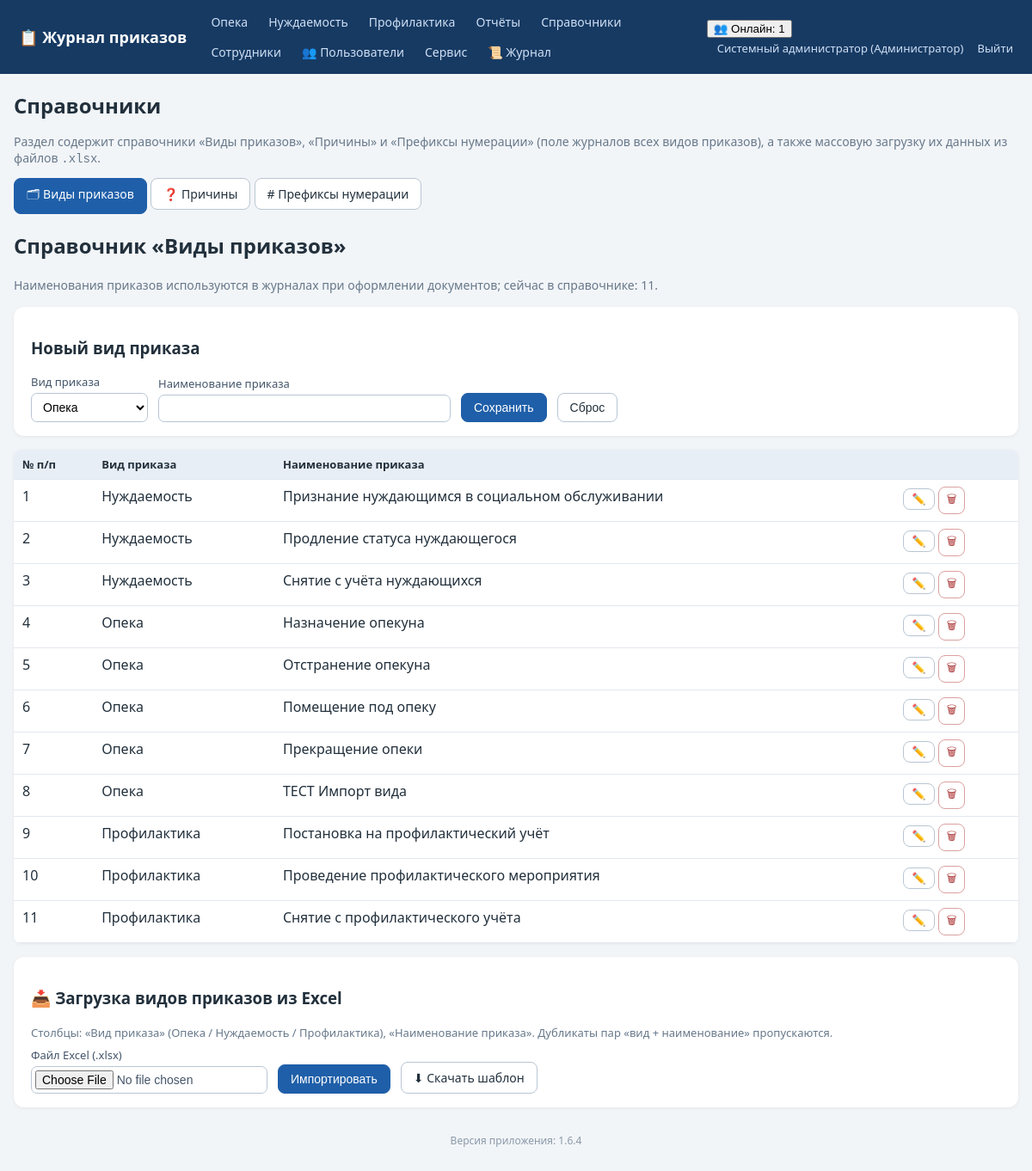
Page /references (signed in) on the committed database.
### tables this page shows
CREATE TABLE employees (
    id INTEGER PRIMARY KEY AUTOINCREMENT,
    full_name TEXT NOT NULL,
    position TEXT NOT NULL DEFAULT '',
    login TEXT UNIQUE,
    password_hash TEXT,
    pwd_changed_at TEXT,           -- дата последней самостоятельной смены пароля
    role_id INTEGER REFERENCES roles(id)
);

CREATE TABLE roles (
    id INTEGER PRIMARY KEY AUTOINCREMENT,
    name TEXT UNIQUE NOT NULL
);

CREATE TABLE order_types (
    id INTEGER PRIMARY KEY AUTOINCREMENT,
    kind TEXT NOT NULL,              -- вид приказа (название журнала)
    name TEXT NOT NULL,              -- наименование приказа
    prefix TEXT NOT NULL DEFAULT '', -- префикс номера приказа для вида (напр. "ОП" -> 1-ОП)
    UNIQUE(kind, name)
);

### app.py (the view)
@app.route('/references')
def references():
    require_login()
    tab = request.args.get('tab', 'order_types')
    if tab not in ('order_types', 'reasons', 'prefixes'):
        tab = 'order_types'
    user = current_user()
    conn = get_db()
    ot_rows = conn.execute('SELECT * FROM order_types ORDER BY kind, name').fetchall()
    reasons_rows = conn.execute(
        'SELECT r.id, r.name, COALESCE(r.journal, \'opeka\') AS journal, '
        'r.active, COUNT(o.id) used '
        'FROM reasons r LEFT JOIN orders o ON o.reason_id=r.id '
        'GROUP BY r.id ORDER BY r.journal, r.name').fetchall()
    rs_dupes = sum(1 for r in reasons_rows if not r['active'])
    if request.args.get('show_dupes'):
        show_rs = list(reasons_rows)
    else:
        show_rs = [r for r in reasons_rows if r['active']]
    try:
        pf_rows = conn.execute(
            'SELECT journal, prefix FROM order_prefixes ORDER BY journal').fetchall()
    except sqlite3.Error:   # таблицы ещё нет (миграция не выполнена) — дефолты
        pf_rows = []
    prefixes = {j: '' for j in JOURNAL_TYPES}
    for r in pf_rows:
        if r['journal'] in prefixes:
            prefixes[r['journal']] = r['prefix']
    conn.close()
    return render_template(
        'references.html', tab=tab,
        order_types_rows=ot_rows, order_types_n=len(ot_rows),
        reasons_rows=show_rs, reasons_n=len(show_rs),
        reasons_total=len(reasons_rows), reasons_dupes=rs_dupes,
        prefixes=prefixes, default_prefixes=DEFAULT_ORDER_PREFIX,
        all_journals=[(j, JOURNAL_TITLES[j]) for j in JOURNAL_TYPES],
        journal_titles=JOURNAL_TITLES,
        can_edit_ot=can_edit_order_types(user),
        can_edit_rs=can_edit_reasons(user))

### app.py (called while the page is built, shortened)
def has_request_context_safe():
    try:
        from flask import has_request_context
        return has_request_context()
    except Exception:
        return False

def _session_signature(uid):
    raw = request.cookies.get(app.config['SESSION_COOKIE_NAME'], '')
    if not raw:
        return ''

def _db_touch_throttled(key, min_interval=10.0):
    now = time.time()
    last = _DB_TOUCH_TS.get(key, 0)
    if now - last >= min_interval:
        _DB_TOUCH_TS[key] = now
        return True
    return False

def db_cleanup_active_sessions(cutoff):
    try:
        conn = get_db()
        conn.execute('DELETE FROM active_sessions WHERE last_seen < ?', (cutoff,))
        conn.commit()
        conn.close()
    except Exception:
        pass

def touch_active_session(uid):
    sid = _session_signature(uid)
    ip = request.remote_addr if has_request_context_safe() else ''
    now = time.time()
    with ACTIVE_SESSIONS_LOCK:
        ACTIVE_SESSIONS[(uid, sid)] = {'last_seen': now, 'ip': ip}
    if _db_touch_throttled((uid, sid)):
        db_touch_active_session(uid, sid, ip)
    if _db_touch_throttled(('online', uid, sid), min_interval=30.0):
        online_track_touch(uid, sid, ip)

def cleanup_active_sessions():
    cutoff = time.time() - ACTIVE_TIMEOUT
    with ACTIVE_SESSIONS_LOCK:
        expired = [k for k, v in ACTIVE_SESSIONS.items()
                   if v['last_seen'] < cutoff]
        for k in expired:
            del ACTIVE_SESSIONS[k]
    db_cleanup_active_sessions(cutoff)

@app.before_request
def _mark_tls_noise_context():
    try:
        from flask import g as _fg
        _tls_noise_ctx.g = _fg
    except Exception:
        pass

def get_db():
    conn = sqlite3.connect(DB_PATH)
    conn.row_factory = sqlite3.Row
    conn.execute('PRAGMA foreign_keys = ON')
    return conn

def current_user():
    uid = session.get('user_id')
    if not uid:
        return None
    conn = get_db()
    u = conn.execute('SELECT e.*, r.name AS role_name FROM employees e '
                     'LEFT JOIN roles r ON r.id=e.role_id WHERE e.id=?', (uid,)).fetchone()
    conn.close()
    return u

def require_login():
    if not current_user():
        abort(redirect(url_for('login')))

def can_edit_order_types(user=None):
    user = user or current_user()
    return bool(user) and user['role_name'] in FULL_DATA_ROLES + ('Куратор',)

def can_edit_reasons(user=None):
    return can_edit_order_types(user)

### templates/references.html (shortened to what this page needs)
{% extends 'base.html' %}
{% block content %}
<h1>Справочники</h1>
<p class="muted">Раздел содержит справочники «Виды приказов», «Причины» и
   «Префиксы нумерации» (поле журналов всех видов приказов), а также массовую
   загрузку их данных из файлов <code>.xlsx</code>.</p>
<div class="tabs no-print" style="margin-bottom:14px">
  <a class="btn {% if tab == 'order_types' %}primary{% endif %}"
     href="{{ url_for('references', tab='order_types') }}#ot-list">🗂 Виды приказов</a>
  <a class="btn {% if tab == 'reasons' %}primary{% endif %}"
     href="{{ url_for('references', tab='reasons') }}#rs-list">❓ Причины</a>
  <a class="btn {% if tab == 'prefixes' %}primary{% endif %}"
     href="{{ url_for('references', tab='prefixes') }}#pf-list"># Префиксы нумерации</a>
</div>
{% if tab == 'order_types' %}
<h2 id="ot-list">Справочник «Виды приказов»</h2>
{% if can_edit_ot %}
<p class="muted">Наименования приказов используются в журналах при оформлении
   документов; сейчас в справочнике: {{ order_types_n }}.</p>
<div class="panel">
  <h3 id="otTitle">Новый вид приказа</h3>
  <form method="post" action="{{ url_for('order_type_save') }}" id="otForm">
    <label>Вид приказа
      <select name="kind" id="ot_kind">
        {% for j,t in all_journals %}<option value="{{j}}">{{t}}</option>{% endfor %}
      </select>
    </label>
    <label>Наименование приказа <input name="name" id="ot_name" required style="min-width:340px"></label>
    <button class="btn primary">Сохранить</button>
    <button class="btn" type="button" onclick="resetOt()">Сброс</button>
  </form>
</div>
<table class="grid">
  <tr><th>№ п/п</th><th>Вид приказа</th><th>Наименование приказа</th><th></th></tr>
  {% for r in order_types_rows %}
  <tr>
    <td>{{ loop.index }}</td>
    <td>{{ journal_titles[r.kind] }}</td>
    <td>{{ r.name }}</td>
    <td class="actions">
      <button class="btn sm" data-id="{{ r.id }}" data-kind="{{ r.kind }}" data-name="{{ r.name }}"
              onclick="editOt(this)">✏️</button>
      <form method="post" action="{{ url_for('order_type_delete', tid=r.id) }}" style="display:inline"
            onsubmit="return confirm('Удалить?')"><button class="btn sm danger">🗑</button></form>
    </td>
  </tr>
  {% else %}
  <tr><td colspan="4" class="empty">Справочник пуст</td></tr>
  {% endfor %}
</table>
<div class="panel" id="ot-import">
  <h3>📥 Загрузка видов приказов из Excel</h3>
  <p class="hint">Столбцы: «Вид приказа» (Опека / Нуждаемость / Профилактика),
     «Наименование приказа». Дубликаты пар «вид + наименование» пропускаются.</p>
  <form method="post" action="{{ url_for('order_types_import') }}" enctype="multipart/form-data">
    <label>Файл Excel (.xlsx) <input type="file" name="file" accept=".xlsx" required></label>
    <button class="btn primary" type="submit">Импортировать</button>
    <a class="btn" href="{{ url_for('order_types_template') }}">⬇ Скачать шаблон</a>
  </form>
</div>
{% endif %}
{% endif %}
{% endblock %}

### templates/base.html (shortened to what this page needs)
<!DOCTYPE html>
<html lang="ru">
<head>
<link rel="stylesheet" href="{{ url_for('static', filename='style.css') }}">
</head>
<body>
<header class="topbar no-print">
  <div class="brand"><a href="{{ url_for('index') }}">📋 Журнал приказов</a></div>
  <nav>
    {% for j, t in accessible_journals %}
      <a href="{{ url_for('journal_list', journal=j) }}">{{ t }}</a>
    {% endfor %}
    {% if cu and cu.role_name in ['Администратор','Начальник отдела','Куратор'] %}
      <a href="{{ url_for('reports') }}">Отчёты</a>
    {% endif %}
    <a href="{{ url_for('references', tab='order_types') }}">Справочники</a>
    {% if cu and cu.role_name == 'Администратор' %}
      <a href="{{ url_for('employees') }}">Сотрудники</a>
      <a href="{{ url_for('service_users') }}" title="Смена паролей пользователей">👥 Пользователи</a>
      <a href="{{ url_for('service') }}">Сервис</a>
      <a href="{{ url_for('logs_view') }}" title="Журнал логирования">📜 Журнал</a>
    {% endif %}
  </nav>
  <div class="userbox">
    {% if cu %}
      {% if active_users is not none %}
        <div class="online" id="onlineBox" title="Сотрудники, работавшие в системе за последние {{ (active_timeout // 60) or 1 }} мин. Обновляется автоматически.">
          <button type="button" class="online-toggle" onclick="toggleOnline()">👥 Онлайн: {{ active_users|length }}</button>
        </div>
      {% endif %}
      <a href="{{ url_for('profile') }}" title="Сменить пароль">{{ cu.full_name }} ({{ cu.role_name }})</a>
      <a href="{{ url_for('logout') }}">Выйти</a>
    {% endif %}
  </div>
</header>
<main class="container">
  {% block content %}{% endblock %}
</main>
<footer class="foot no-print">Версия приложения: {{ app_version }}</footer>
</body>
</html>

### static/style.css (style rules this page uses)
:root { --bs:#1f5fa9;--bg:#f2f5f8;--tx:#22303c; }
* { box-sizing:border-box }
body { margin:0;font-family:"Segoe UI",Arial,sans-serif;background:var(--bg);color:var(--tx); }
a { color:var(--bs); }
.topbar { display:flex;align-items:center;gap:18px;flex-wrap:wrap;background:#173a63;color:#fff;padding:10px 22px; }
.topbar .brand a { color:#fff;font-weight:700;font-size:18px;text-decoration:none; }
.topbar nav { display:flex;gap:4px;flex-wrap:wrap;flex:1; }
.topbar nav a { color:#cfe0f5;text-decoration:none;padding:6px 10px;border-radius:6px;font-size:14px; }
.userbox a { color:#cfe0f5;text-decoration:none;font-size:13px;margin-left:12px; }
.container { max-width:1200px;margin:20px auto;padding:0 16px; }
h1 { font-size:24px; }
.panel { background:#fff;border-radius:12px;padding:16px 20px;margin:16px 0;box-shadow:0 1px 4px rgba(0,0,0,.06); }
.panel form { display:flex;flex-wrap:wrap;gap:12px;align-items:end; }
label { display:flex;flex-direction:column;font-size:13px;gap:4px;color:#44556a; }
input,select { padding:7px 9px;border:1px solid #b9c6d3;border-radius:7px;font-size:14px;background:#fff; }
input[type=file] { padding:4px; }
.btn { display:inline-block;padding:8px 14px;border-radius:8px;border:1px solid #b9c6d3;background:#fff;color:var(--tx);cursor:pointer;font-size:14px;text-decoration:none; }
.btn.primary { background:var(--bs);border-color:var(--bs);color:#fff; }
.btn.danger { background:#fff;border-color:#dba0a0;color:#a33; }
.btn.sm { padding:4px 9px;font-size:13px; }
table.grid { width:100%;border-collapse:collapse;background:#fff;margin:14px 0;box-shadow:0 1px 4px rgba(0,0,0,.06);border-radius:8px;overflow:hidden; }
.grid th { background:#e8eef5;font-size:13px;text-align:left; }
.grid th,.grid td { padding:8px 10px;border-bottom:1px solid #e2e8ef;vertical-align:top; }
.actions { white-space:nowrap; }
.muted { color:#67788a;font-size:14px; }
.foot { text-align:center;color:#8a99a8;font-size:12px;margin:30px 0; }
.hint { color:#67788a;font-size:13px;margin:4px 0 8px 0; }

### rows in the picture
employees: full_name "Системный администратор"
roles: role_name "Администратор"
order_types: kind "Нуждаемость", name "Признание нуждающимся в социальном обслуживании"
order_types: kind "Нуждаемость", name "Продление статуса нуждающегося"
order_types: kind "Нуждаемость", name "Снятие с учёта нуждающихся"
order_types: kind "Опека", name "Назначение опекуна"
order_types: kind "Опека", name "Отстранение опекуна"
order_types: kind "Опека", name "Помещение под опеку"
order_types: kind "Опека", name "Прекращение опеки"
order_types: kind "Опека", name "ТЕСТ Импорт вида"
order_types: kind "Профилактика", name "Постановка на профилактический учёт"
order_types: kind "Профилактика", name "Проведение профилактического мероприятия"
order_types: kind "Профилактика", name "Снятие с профилактического учёта"

### other values in the picture
{{ t }} "Опека" "Нуждаемость" "Профилактика"
{{ active_users|length }} "1"
{{ order_types_n }} "11"
{{ app_version }} "1.6.4"
form field kind "Опека"
